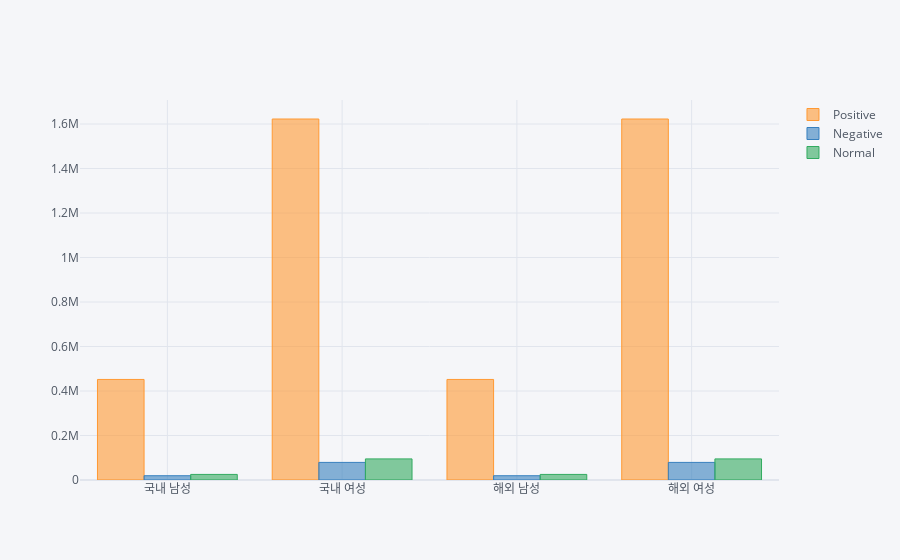

Notebook code cell kept with this figure:
### Code cell
g1_pos = 0
g1_neg = 0
g1_normal = 0
for filename in g1:
    df = pd.read_csv(path + filename)
    
    for idx in range(len(df)):
        score = df['score(afinn)'][idx]
        likeCnt = df['likeCount'][idx]
        if score > 0:
            g1_pos += (score * likeCnt)
        elif score < 0:
            g1_neg -= (score * likeCnt)
        else:
            g1_normal += (1 * likeCnt) 

g2_pos = 0
g2_neg = 0
g2_normal = 0
for filename in g2:
    df = pd.read_csv(path + filename)
    
    for idx in range(len(df)):
        score = df['score(afinn)'][idx]
        likeCnt = df['likeCount'][idx]
        if score > 0:
            g2_pos += (score * likeCnt)
        elif score < 0:
            g2_neg -= (score * likeCnt)
        else:
            g2_normal += (1 * likeCnt)

            
g3_pos = 0
g3_neg = 0
g3_normal = 0
for filename in g1:
    df = pd.read_csv(path + filename)
    
    for idx in range(len(df)):
        score = df['score(afinn)'][idx]
        likeCnt = df['likeCount'][idx]
        if score > 0:
            g3_pos += (score * likeCnt)
        elif score < 0:
            g3_neg -= (score * likeCnt)
        else:
            g3_normal += (1 * likeCnt)        

g4_pos = 0
g4_neg = 0
g4_normal = 0
for filename in g2:
    df = pd.read_csv(path + filename)
    
    for idx in range(len(df)):
        score = df['score(afinn)'][idx]
        likeCnt = df['likeCount'][idx]
        if score > 0:
            g4_pos += (score * likeCnt)
        elif score < 0:
            g4_neg -= (score * likeCnt)
        else:
            g4_normal += (1 * likeCnt)
            
df = pd.DataFrame({
    'Positive': [g1_pos, g2_pos, g3_pos, g4_pos],
    'Negative': [g1_neg, g2_neg, g3_neg, g4_neg],
    'Normal': [g1_normal, g2_normal, g3_normal, g4_normal]
}, index=label)
df.iplot(kind='bar')

### Figure 1 — Plotly figure (JSON) as saved in the notebook; plotly's stock layout.template omitted (floating-point values rounded to 4 significant figures)
{"data": [{"marker": {"color": "rgba(255, 153, 51, 0.6)", "line": {"color": "rgba(255, 153, 51, 1.0)", "width": 1}}, "name": "Positive", "orientation": "v", "text": "", "type": "bar", "x": ["국내 남성", "국내 여성", "해외 남성", "해외 여성"], "y": [451963, 1622500, 451963, 1622500]}, {"marker": {"color": "rgba(55, 128, 191, 0.6)", "line": {"color": "rgba(55, 128, 191, 1.0)", "width": 1}}, "name": "Negative", "orientation": "v", "text": "", "type": "bar", "x": ["국내 남성", "국내 여성", "해외 남성", "해외 여성"], "y": [19233, 79103, 19233, 79103]}, {"marker": {"color": "rgba(50, 171, 96, 0.6)", "line": {"color": "rgba(50, 171, 96, 1.0)", "width": 1}}, "name": "Normal", "orientation": "v", "text": "", "type": "bar", "x": ["국내 남성", "국내 여성", "해외 남성", "해외 여성"], "y": [25112, 94839, 25112, 94839]}], "layout": {"legend": {"bgcolor": "#F5F6F9", "font": {"color": "#4D5663"}}, "paper_bgcolor": "#F5F6F9", "plot_bgcolor": "#F5F6F9", "title": {"font": {"color": "#4D5663"}}, "xaxis": {"gridcolor": "#E1E5ED", "showgrid": true, "tickfont": {"color": "#4D5663"}, "title": {"font": {"color": "#4D5663"}, "text": ""}, "zerolinecolor": "#E1E5ED"}, "yaxis": {"gridcolor": "#E1E5ED", "showgrid": true, "tickfont": {"color": "#4D5663"}, "title": {"font": {"color": "#4D5663"}, "text": ""}, "zerolinecolor": "#E1E5ED"}}}
